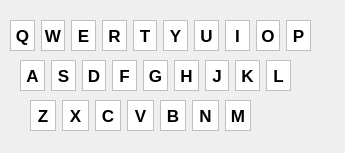
<?xml version="1.0" encoding="UTF-8"?>
<ui version="4.0">
 <class>Dialog</class>
 <widget class="QDialog" name="Dialog">
  <property name="geometry">
   <rect>
    <x>0</x>
    <y>0</y>
    <width>345</width>
    <height>153</height>
   </rect>
  </property>
  <property name="windowTitle">
   <string>Dialog</string>
  </property>
  <widget class="QWidget" name="horizontalLayoutWidget">
   <property name="geometry">
    <rect>
     <x>10</x>
     <y>20</y>
     <width>301</width>
     <height>31</height>
    </rect>
   </property>
   <layout class="QHBoxLayout" name="horizontalLayout">
    <item>
     <widget class="QLabel" name="labelQ">
      <property name="styleSheet">
       <string notr="true">border:1px solid silver;font-weight: bold;margin:0px;background-color:white;font-size: 13pt;</string>
      </property>
      <property name="text">
       <string>Q</string>
      </property>
      <property name="alignment">
       <set>Qt::AlignCenter</set>
      </property>
     </widget>
    </item>
    <item>
     <widget class="QLabel" name="labelW">
      <property name="styleSheet">
       <string notr="true">border:1px solid silver;font-weight: bold;margin:0px;background-color:white;font-size: 13pt;</string>
      </property>
      <property name="text">
       <string>W</string>
      </property>
      <property name="alignment">
       <set>Qt::AlignCenter</set>
      </property>
     </widget>
    </item>
    <item>
     <widget class="QLabel" name="labelE">
      <property name="styleSheet">
       <string notr="true">border:1px solid silver;font-weight: bold;margin:0px;background-color:white;font-size: 13pt;</string>
      </property>
      <property name="text">
       <string>E</string>
      </property>
      <property name="alignment">
       <set>Qt::AlignCenter</set>
      </property>
     </widget>
    </item>
    <item>
     <widget class="QLabel" name="labelR">
      <property name="styleSheet">
       <string notr="true">border:1px solid silver;font-weight: bold;margin:0px;background-color:white;font-size: 13pt;</string>
      </property>
      <property name="text">
       <string>R</string>
      </property>
      <property name="alignment">
       <set>Qt::AlignCenter</set>
      </property>
     </widget>
    </item>
    <item>
     <widget class="QLabel" name="labelT">
      <property name="styleSheet">
       <string notr="true">border:1px solid silver;font-weight: bold;margin:0px;background-color:white;font-size: 13pt;</string>
      </property>
      <property name="text">
       <string>T</string>
      </property>
      <property name="alignment">
       <set>Qt::AlignCenter</set>
      </property>
     </widget>
    </item>
    <item>
     <widget class="QLabel" name="labelY">
      <property name="styleSheet">
       <string notr="true">border:1px solid silver;font-weight: bold;margin:0px;background-color:white;font-size: 13pt;</string>
      </property>
      <property name="text">
       <string>Y</string>
      </property>
      <property name="alignment">
       <set>Qt::AlignCenter</set>
      </property>
     </widget>
    </item>
    <item>
     <widget class="QLabel" name="labelU">
      <property name="styleSheet">
       <string notr="true">border:1px solid silver;font-weight: bold;margin:0px;background-color:white;font-size: 13pt;</string>
      </property>
      <property name="text">
       <string>U</string>
      </property>
      <property name="alignment">
       <set>Qt::AlignCenter</set>
      </property>
     </widget>
    </item>
    <item>
     <widget class="QLabel" name="labelI">
      <property name="styleSheet">
       <string notr="true">border:1px solid silver;font-weight: bold;margin:0px;background-color:white;font-size: 13pt;</string>
      </property>
      <property name="text">
       <string>I</string>
      </property>
      <property name="alignment">
       <set>Qt::AlignCenter</set>
      </property>
     </widget>
    </item>
    <item>
     <widget class="QLabel" name="labelO">
      <property name="styleSheet">
       <string notr="true">border:1px solid silver;font-weight: bold;margin:0px;background-color:white;font-size: 13pt;</string>
      </property>
      <property name="text">
       <string>O</string>
      </property>
      <property name="alignment">
       <set>Qt::AlignCenter</set>
      </property>
     </widget>
    </item>
    <item>
     <widget class="QLabel" name="labelP">
      <property name="styleSheet">
       <string notr="true">border:1px solid silver;font-weight: bold;margin:0px;background-color:white;font-size: 13pt;</string>
      </property>
      <property name="text">
       <string>P</string>
      </property>
      <property name="alignment">
       <set>Qt::AlignCenter</set>
      </property>
     </widget>
    </item>
   </layout>
  </widget>
  <widget class="QWidget" name="horizontalLayoutWidget_2">
   <property name="geometry">
    <rect>
     <x>20</x>
     <y>60</y>
     <width>271</width>
     <height>31</height>
    </rect>
   </property>
   <layout class="QHBoxLayout" name="horizontalLayout_2">
    <item>
     <widget class="QLabel" name="labelA">
      <property name="styleSheet">
       <string notr="true">border:1px solid silver;font-weight: bold;margin:0px;background-color:white;font-size: 13pt;</string>
      </property>
      <property name="text">
       <string>A</string>
      </property>
      <property name="alignment">
       <set>Qt::AlignCenter</set>
      </property>
     </widget>
    </item>
    <item>
     <widget class="QLabel" name="labelS">
      <property name="styleSheet">
       <string notr="true">border:1px solid silver;font-weight: bold;margin:0px;background-color:white;font-size: 13pt;</string>
      </property>
      <property name="text">
       <string>S</string>
      </property>
      <property name="alignment">
       <set>Qt::AlignCenter</set>
      </property>
     </widget>
    </item>
    <item>
     <widget class="QLabel" name="labelD">
      <property name="styleSheet">
       <string notr="true">border:1px solid silver;font-weight: bold;margin:0px;background-color:white;font-size: 13pt;</string>
      </property>
      <property name="text">
       <string>D</string>
      </property>
      <property name="alignment">
       <set>Qt::AlignCenter</set>
      </property>
     </widget>
    </item>
    <item>
     <widget class="QLabel" name="labelF">
      <property name="styleSheet">
       <string notr="true">border:1px solid silver;font-weight: bold;margin:0px;background-color:white;font-size: 13pt;</string>
      </property>
      <property name="text">
       <string>F</string>
      </property>
      <property name="alignment">
       <set>Qt::AlignCenter</set>
      </property>
     </widget>
    </item>
    <item>
     <widget class="QLabel" name="labelG">
      <property name="styleSheet">
       <string notr="true">border:1px solid silver;font-weight: bold;margin:0px;background-color:white;font-size: 13pt;</string>
      </property>
      <property name="text">
       <string>G</string>
      </property>
      <property name="alignment">
       <set>Qt::AlignCenter</set>
      </property>
     </widget>
    </item>
    <item>
     <widget class="QLabel" name="labelH">
      <property name="styleSheet">
       <string notr="true">border:1px solid silver;font-weight: bold;margin:0px;background-color:white;font-size: 13pt;</string>
      </property>
      <property name="text">
       <string>H</string>
      </property>
      <property name="alignment">
       <set>Qt::AlignCenter</set>
      </property>
     </widget>
    </item>
    <item>
     <widget class="QLabel" name="labelJ">
      <property name="styleSheet">
       <string notr="true">border:1px solid silver;font-weight: bold;margin:0px;background-color:white;font-size: 13pt;</string>
      </property>
      <property name="text">
       <string>J</string>
      </property>
      <property name="alignment">
       <set>Qt::AlignCenter</set>
      </property>
     </widget>
    </item>
    <item>
     <widget class="QLabel" name="labelK">
      <property name="styleSheet">
       <string notr="true">border:1px solid silver;font-weight: bold;margin:0px;background-color:white;font-size: 13pt;</string>
      </property>
      <property name="text">
       <string>K</string>
      </property>
      <property name="alignment">
       <set>Qt::AlignCenter</set>
      </property>
     </widget>
    </item>
    <item>
     <widget class="QLabel" name="labelL">
      <property name="styleSheet">
       <string notr="true">border:1px solid silver;font-weight: bold;margin:0px;background-color:white;font-size: 13pt;</string>
      </property>
      <property name="text">
       <string>L</string>
      </property>
      <property name="alignment">
       <set>Qt::AlignCenter</set>
      </property>
     </widget>
    </item>
   </layout>
  </widget>
  <widget class="QWidget" name="horizontalLayoutWidget_3">
   <property name="geometry">
    <rect>
     <x>30</x>
     <y>100</y>
     <width>221</width>
     <height>31</height>
    </rect>
   </property>
   <layout class="QHBoxLayout" name="horizontalLayout_3">
    <item>
     <widget class="QLabel" name="labelZ">
      <property name="styleSheet">
       <string notr="true">border:1px solid silver;font-weight: bold;margin:0px;background-color:white;font-size: 13pt;</string>
      </property>
      <property name="text">
       <string>Z</string>
      </property>
      <property name="alignment">
       <set>Qt::AlignCenter</set>
      </property>
     </widget>
    </item>
    <item>
     <widget class="QLabel" name="labelX">
      <property name="styleSheet">
       <string notr="true">border:1px solid silver;font-weight: bold;margin:0px;background-color:white;font-size: 13pt;</string>
      </property>
      <property name="text">
       <string>X</string>
      </property>
      <property name="alignment">
       <set>Qt::AlignCenter</set>
      </property>
     </widget>
    </item>
    <item>
     <widget class="QLabel" name="labelC">
      <property name="styleSheet">
       <string notr="true">border:1px solid silver;font-weight: bold;margin:0px;background-color:white;font-size: 13pt;</string>
      </property>
      <property name="text">
       <string>C</string>
      </property>
      <property name="alignment">
       <set>Qt::AlignCenter</set>
      </property>
     </widget>
    </item>
    <item>
     <widget class="QLabel" name="labelV">
      <property name="styleSheet">
       <string notr="true">border:1px solid silver;font-weight: bold;margin:0px;background-color:white;font-size: 13pt;</string>
      </property>
      <property name="text">
       <string>V</string>
      </property>
      <property name="alignment">
       <set>Qt::AlignCenter</set>
      </property>
     </widget>
    </item>
    <item>
     <widget class="QLabel" name="labelB">
      <property name="styleSheet">
       <string notr="true">border:1px solid silver;font-weight: bold;margin:0px;background-color:white;font-size: 13pt;</string>
      </property>
      <property name="text">
       <string>B</string>
      </property>
      <property name="alignment">
       <set>Qt::AlignCenter</set>
      </property>
     </widget>
    </item>
    <item>
     <widget class="QLabel" name="labelN">
      <property name="styleSheet">
       <string notr="true">border:1px solid silver;font-weight: bold;margin:0px;background-color:white;font-size: 13pt;</string>
      </property>
      <property name="text">
       <string>N</string>
      </property>
      <property name="alignment">
       <set>Qt::AlignCenter</set>
      </property>
     </widget>
    </item>
    <item>
     <widget class="QLabel" name="labelM">
      <property name="styleSheet">
       <string notr="true">border:1px solid silver;font-weight: bold;margin:0px;background-color:white;font-size: 13pt;</string>
      </property>
      <property name="text">
       <string>M</string>
      </property>
      <property name="alignment">
       <set>Qt::AlignCenter</set>
      </property>
     </widget>
    </item>
   </layout>
  </widget>
 </widget>
 <resources/>
 <connections/>
</ui>
